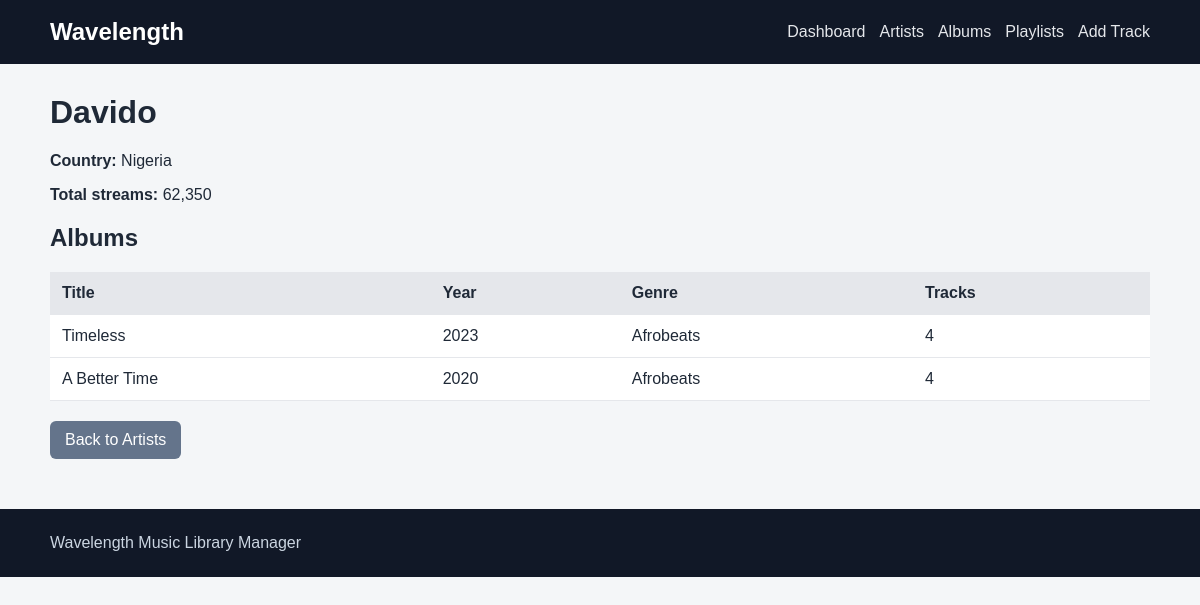
Screenshot of /wavelength/artist.php?id=1 with the database file from the repository.
### tables this page shows
CREATE TABLE `artists` (
  `artist_id` int NOT NULL,
  `name` varchar(100) NOT NULL,
  `country` varchar(50) DEFAULT NULL
);

CREATE TABLE `albums` (
  `album_id` int NOT NULL,
  `artist_id` int DEFAULT NULL,
  `title` varchar(150) NOT NULL,
  `release_year` year DEFAULT NULL,
  `genre` varchar(50) DEFAULT NULL
);

### wavelength/artist.php (the view, shortened to what this page needs)
<?php
require 'db.php';
$id = (int)($_GET['id'] ?? 0);
if ($id <= 0) {
    $artist = false;
} else {
    try {
        $stmt = $pdo->prepare("SELECT artist_id, name, country FROM artists WHERE artist_id = ?");
        $stmt->execute([$id]);
        $artist = $stmt->fetch();
    } catch (PDOException $e) {
        $artist = false;
    }
}
require 'partials/header.php';
?>
<?php
try {
    $albumStmt = $pdo->prepare("
        SELECT
            al.album_id,
            al.title,
            al.release_year,
            al.genre,
            COUNT(t.track_id) AS track_count
        FROM artists ar
        LEFT JOIN albums al ON al.artist_id = ar.artist_id
        LEFT JOIN tracks t ON t.album_id = al.album_id
        WHERE ar.artist_id = ?
        GROUP BY al.album_id, al.title, al.release_year, al.genre
        HAVING COUNT(t.track_id) >= 1
        ORDER BY al.release_year DESC, al.title ASC
    ");
    $albumStmt->execute([$id]);
    $albums = $albumStmt->fetchAll();
    $streamStmt = $pdo->prepare("
        SELECT COALESCE(SUM(t.stream_count), 0)
        FROM artists ar
        LEFT JOIN albums al ON al.artist_id = ar.artist_id
        LEFT JOIN tracks t ON t.album_id = al.album_id
        WHERE ar.artist_id = ?
    ");
    $streamStmt->execute([$id]);
    $streams = (int)$streamStmt->fetchColumn();
} catch (PDOException $e) {
    $albums = [];
    $streams = 0;
}
?>
<h1><?= htmlspecialchars($artist['name']) ?></h1>
<p><strong>Country:</strong> <?= $artist['country'] === null ? 'Unknown' : htmlspecialchars($artist['country']) ?></p>
<p><strong>Total streams:</strong> <?= number_format($streams) ?></p>
<h2>Albums</h2>
<table>
    <thead><tr><th>Title</th><th>Year</th><th>Genre</th><th>Tracks</th></tr></thead>
    <tbody>
    <?php foreach ($albums as $album): ?>
        <tr>
            <td><?= htmlspecialchars($album['title']) ?></td>
            <td><?= $album['release_year'] === null ? 'Unknown' : (int)$album['release_year'] ?></td>
            <td><?= $album['genre'] === null ? 'Unknown' : htmlspecialchars($album['genre']) ?></td>
            <td><?= (int)$album['track_count'] ?></td>
        </tr>
    <?php endforeach; ?>
    </tbody>
</table>
<a class="button secondary" href="artists.php">Back to Artists</a>
<?php require 'partials/footer.php'; ?>

### wavelength/css/style.css (style rules this page uses)
* { box-sizing: border-box; }
body { margin: 0; font-family: Arial, sans-serif; background: #f4f6f8; color: #1f2937; }
h1 { margin-top: 0; }
.button { display: inline-block; border: 0; border-radius: 6px; background: #2563eb; color: white; padding: 10px 15px; text-decoration: none; cursor: pointer; }
.button.secondary { background: #64748b; }
table { width: 100%; border-collapse: collapse; background: white; margin-bottom: 20px; }
th, td { padding: 12px; border-bottom: 1px solid #e5e7eb; text-align: left; }
th { background: #e5e7eb; }

### rows the page displays
artists: name "Davido", country "Nigeria"
albums: title "Timeless", release_year "2023", genre "Afrobeats", track_count "4"
albums: title "A Better Time", release_year "2020", genre "Afrobeats", track_count "4"

### other values shown
$streams "62,350"
